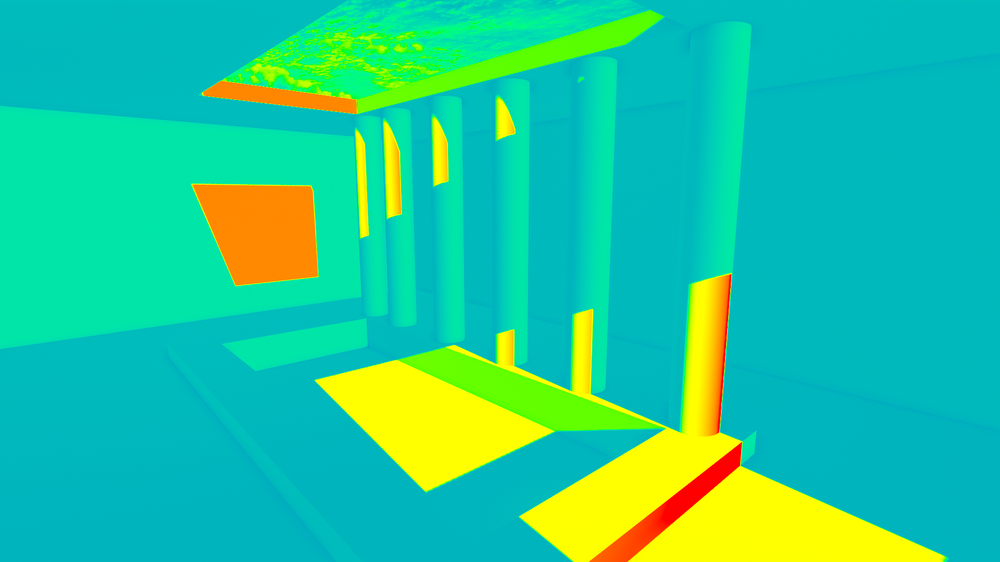
#> input picture tests/20241120_161444/resources/IMAGE_2.png, 1000 x 562 px, shrunk from 1920 x 1080 before the run, found by its file name
$ python compare.py
#> lines starting #> are read from the running program, lines starting #| are printed output that depends on the picture
from PIL import Image, ImageChops


img1 = Image.open(r'C:\Users\user\Code\image_comparison\tests\20241120_161444\resources\IMAGE_2.png')
#> img1 is the input picture: PIL image 1000x562 RGB; mean R, G, B 35.7, 200.8, 152.9
img2 = Image.open(r'C:\Users\user\Code\image_comparison\tests\20241120_161444\resources\REF_Image.jpeg')
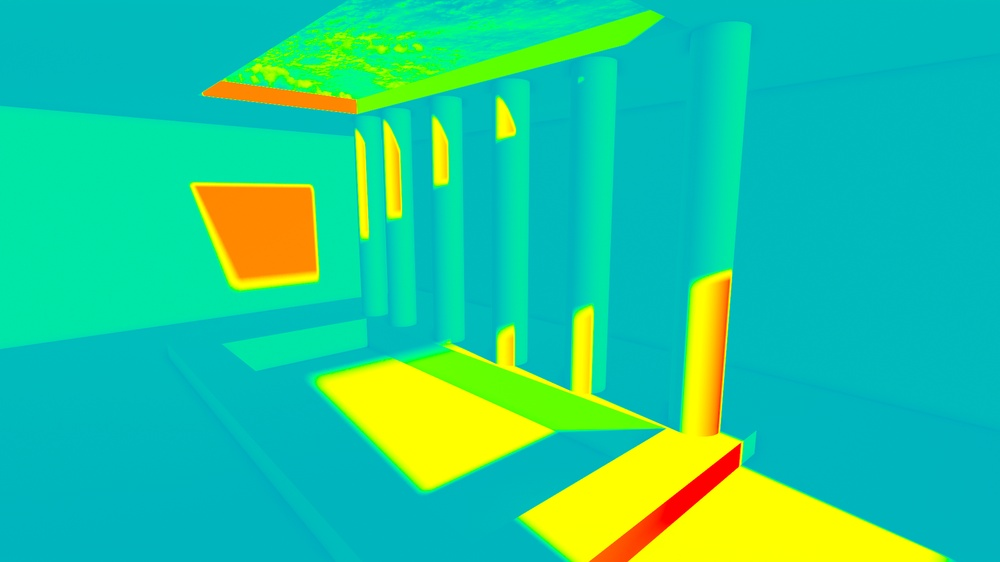
#> input picture tests/20241120_161444/resources/REF_Image.jpeg, 1000 x 562 px, shrunk from 1920 x 1080 before the run, found by its file name
#> img2 is the input picture: PIL image 1000x562 RGB; mean R, G, B 36.5, 201.4, 152.1

img1 = img1.convert('RGB')
img2 = img2.convert('RGB')

difference = ImageChops.difference(img1, img2)
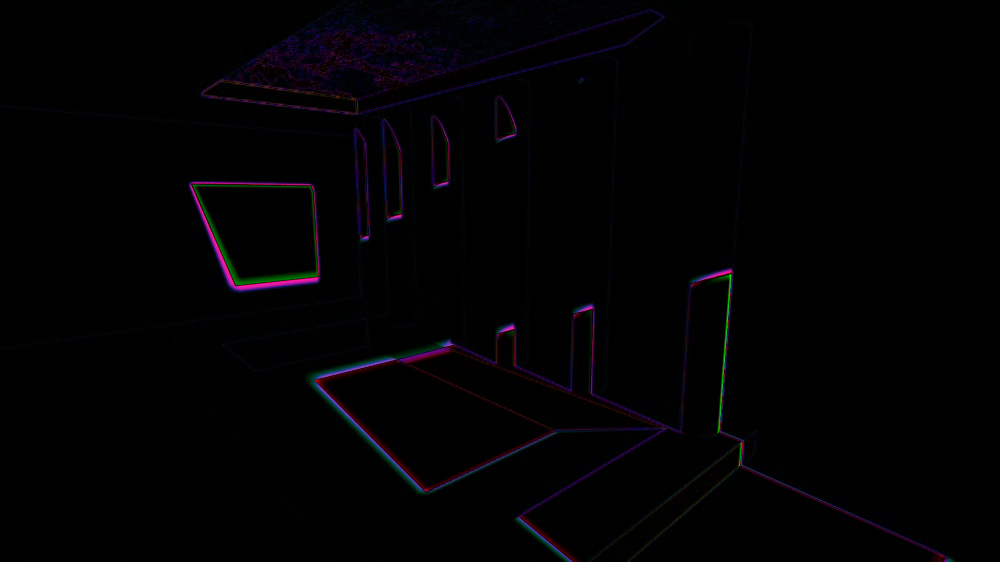
#> difference: PIL image 1000x562 RGB; mean R, G, B 2.1, 1.4, 3

if difference.getbbox():
    difference.save(r'differences.png')
    difference.show()
    difference.close()
else:
    print('Images are identical.')
